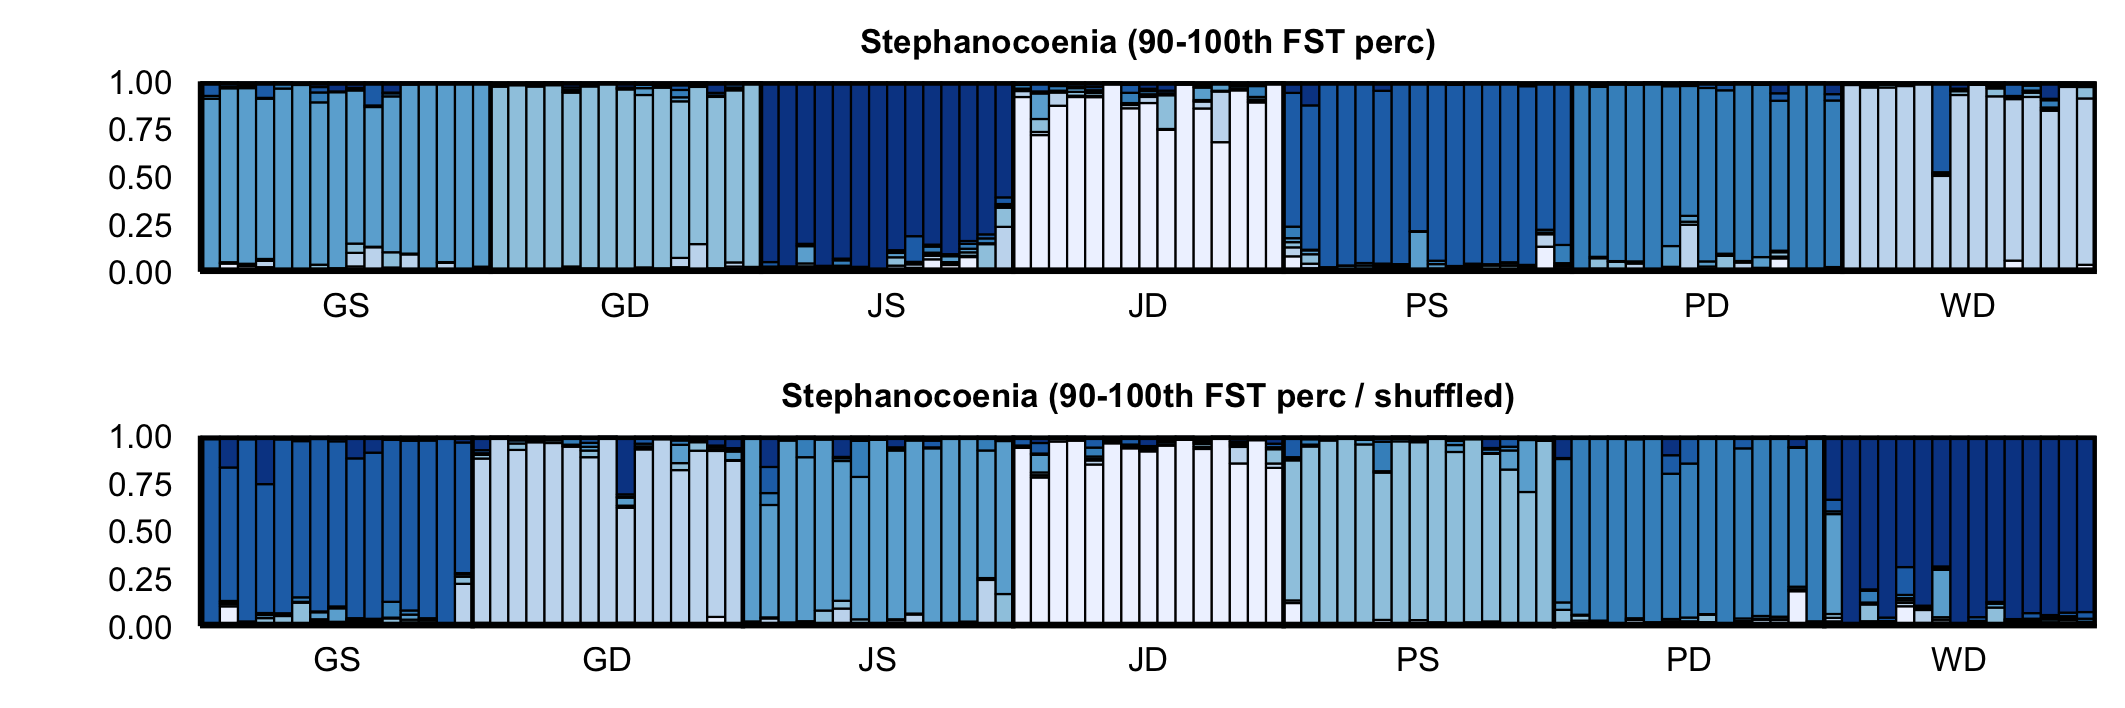

Reproduce this figure in R.
# Figure S3 - Genetic structuring plots
#
# NOTE: specific to analysis detailed in github.com/pimbongaerts/bermuda_rad
#
# Author: Pim Bongaerts
# Copyright (C) 2016 Pim Bongaerts
# License: GPL

## Dependencies ==============================================================

suppressMessages(library("ggplot2"))
suppressMessages(library("reshape2"))
suppressMessages(library("gridExtra"))
suppressMessages(library("cowplot"))

## Functions =================================================================

structure_plot <- function(struct_melt, cluster_order, colours, title){
  # STRUCTURE plot function
  plot_struct <- ggplot(struct_melt, aes(x = sample, 
                                         y = value, 
                                         fill = variable)) +
                    geom_bar(stat = "identity", position = "fill", width = 1, 
                             size = 0.25, colour = "black") +
                    scale_fill_manual(name="Cluster",values = colours, 
                                      breaks = cluster_order) +
                    scale_y_continuous(expand = c(0,0)) +
                    facet_grid(~ pop, space = "free_x", scales = "free_x", 
                               switch = "x") +
                    ggtitle(title) +
                    xlab("") +
                    ylab("") +
                    guides(fill = FALSE) +
                    theme(plot.title = element_text(size = 8, 
                                                    vjust = 0, 
                                                    face = "bold"),
                          axis.text.x = element_blank(),
                          axis.text.y = element_text(size = 8),
                          axis.ticks = element_blank(),
                          legend.title = element_blank(),
                          panel.margin.x = unit(-0.075, "lines"),
                          panel.margin.y = unit(-2, "lines"),
                          panel.border = element_rect(fill = NA, 
                                                      colour = "black", 
                                                      size = 1, 
                                                      linetype = "solid"),
                          strip.background = element_blank(),
                          strip.text.x = element_text(size = 8, 
                                               margin = margin( 0, 0, 10, 0)))
  return(plot_struct)
}

## Main code =================================================================

### Initial set-up ===========================================================

# Read in Stephanocoenia datasets
sint_struct <- read.csv("sint_data/clumpp_K7.out.csv", header = FALSE)
sint_structshuffle <- read.csv("sint_data/clumpp_shuffle_K7.out.csv", 
                               header = FALSE)

# Add headers
colnames(sint_struct)  <- c("sample", "pop", "clu1", "clu2", "clu3", "clu4", 
                            "clu5", "clu6", "clu7")
colnames(sint_structshuffle)  <- c("sample","pop", "clu1", "clu2", "clu3", 
                                   "clu4", "clu5", "clu6", "clu7")

# Order of populations
pop_order <- c("GS", "GD", "JS", "JD", "PS", "PD", "WD")

# Define matrix with overall layout (x, y, width, height)
screen_coords <- rbind(c(0/12, 4/12, 12/12, 8/12), # Sint - STRUCT shuffle
                       c(0/12, -2/12, 12/12, 8/12)) # Sint - STRUCT
                       
colnames(screen_coords) <- c("x", "y", "width", "height")
rownames(screen_coords) <- c("sint_struct", "sint_structshuffle")

### Produce individual plots =================================================

cluster_order <- c("clu1", "clu2", "clu3", "clu4", "clu5", "clu6", "clu7")
struct_colours <- c("#eff3ff", "#c6dbef", "#9ecae1", "#6baed6", "#4292c6", 
                    "#2171b5", "#084594")

#### Sint - STRUCTURE
title <- "Stephanocoenia (90-100th FST perc)"
sint_struct$pop <- factor(sint_struct$pop, levels = pop_order)
sint_struct_melt <- melt(sint_struct, id.vars = c("sample", "pop"), 
                        measure.vars = cluster_order)
plot_sint_struct <- structure_plot(sint_struct_melt, 
                                   cluster_order, 
                                   struct_colours, 
                                   title)

#### Sint - STRUCTURE
title <- "Stephanocoenia (90-100th FST perc / shuffled)"
sint_structshuffle$pop <- factor(sint_structshuffle$pop, levels = pop_order)
sint_structshuffle_melt <- melt(sint_structshuffle, 
                                id.vars = c("sample", "pop"), 
                                measure.vars = cluster_order)
plot_sint_structshuffle <- structure_plot(sint_structshuffle_melt, 
                                          cluster_order, 
                                          struct_colours, 
                                          title)

### Composite of individual plots ============================================

ggdraw() +
  draw_plot(plot_sint_struct, 
            screen_coords["sint_struct", "x"], 
            screen_coords["sint_struct", "y"], 
            screen_coords["sint_struct", "width"], 
            screen_coords["sint_struct", "height"]) +
  draw_plot(plot_sint_structshuffle, 
            screen_coords["sint_structshuffle", "x"], 
            screen_coords["sint_structshuffle", "y"], 
            screen_coords["sint_structshuffle", "width"], 
            screen_coords["sint_structshuffle", "height"]) +
  
ggsave("figure_s3.pdf", width = 18, height = 6, units = "cm")
ggsave("figure_s3.png", width = 18, height = 6, units = "cm")